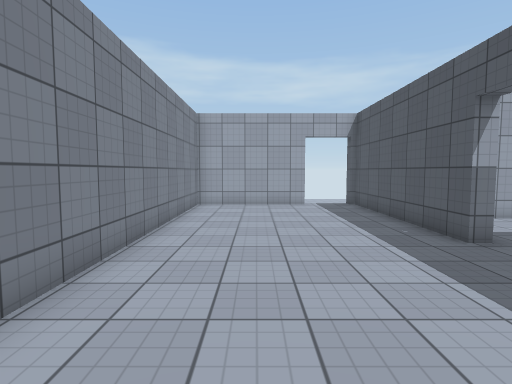
view 1 (above)

15 first-person views from a walk through a Unity game level. The camera is 1.5 m above the floor, tilts 4° down and sees 80° across. The floor is counted in squares, 1 m on a side. Each view is taken from the middle of a square. On the plan, view 1 faces up. The plan holds only what a view shows up to about 15 squares ahead; the rest is blank. The place goes on beyond the plan. The player is left out. Some animated figures are not drawn. Surface patterns are stand-ins for the level's own textures.

view 2
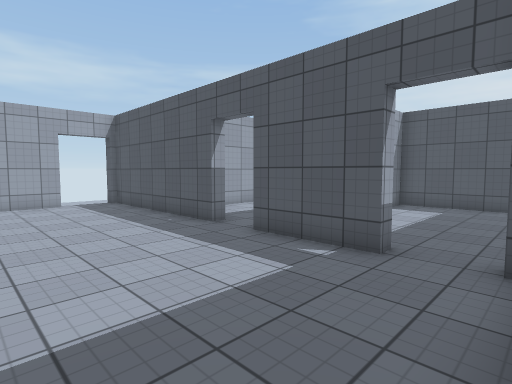

view 3
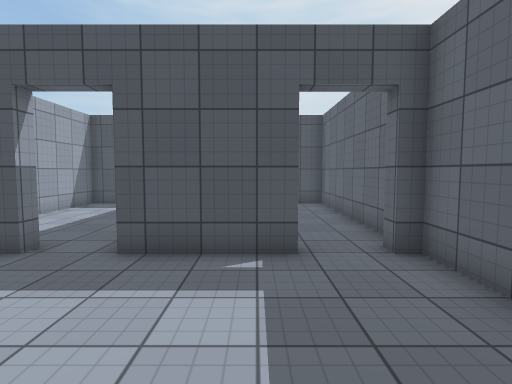

view 4
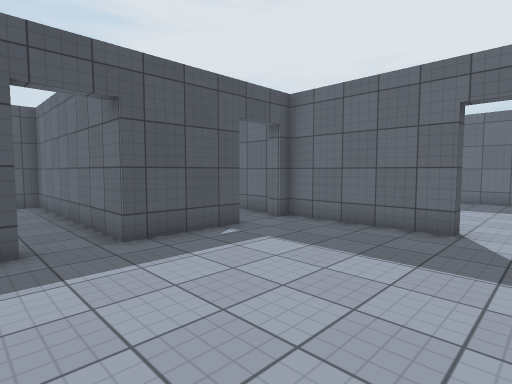

view 5
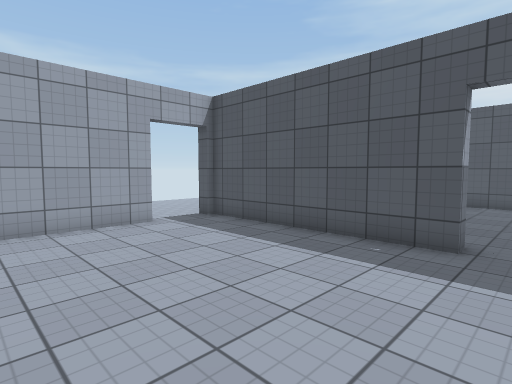

view 6
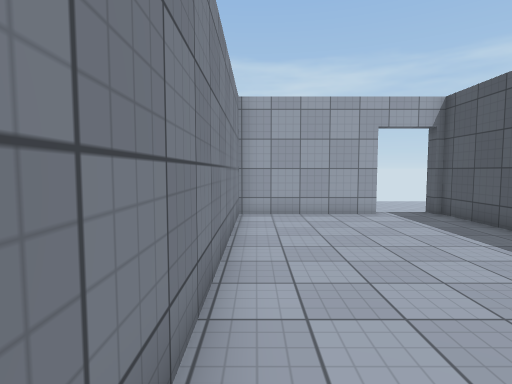

view 7
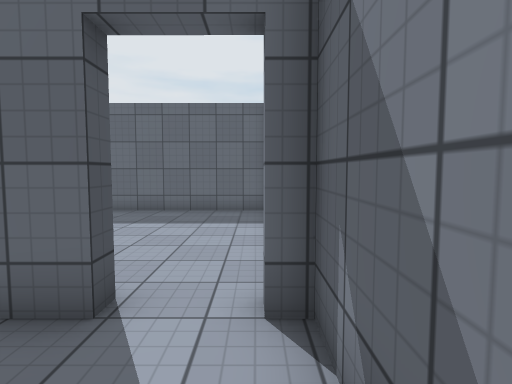

view 8
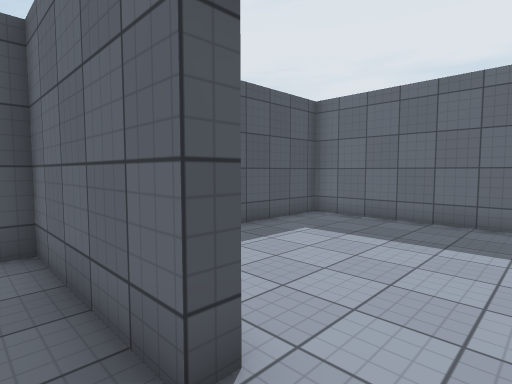

view 9
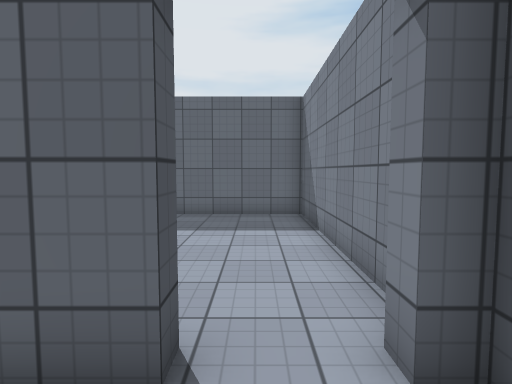

view 10
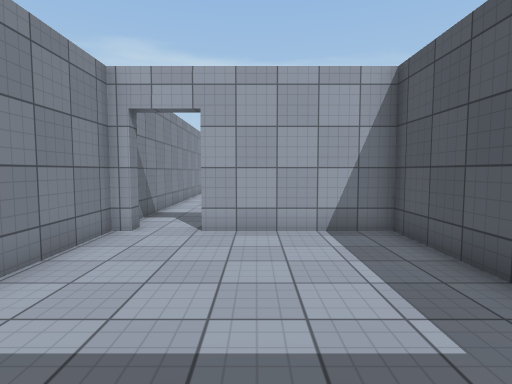

view 11
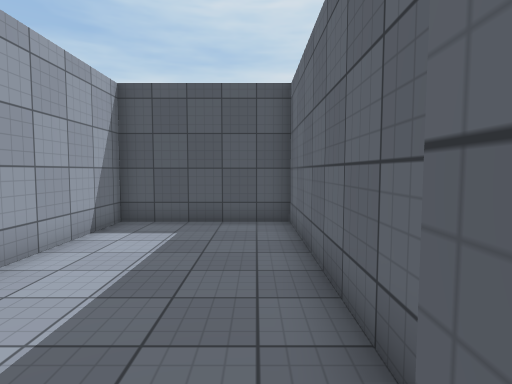

view 12
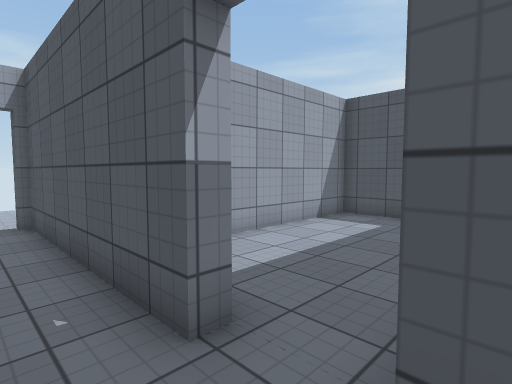

view 13
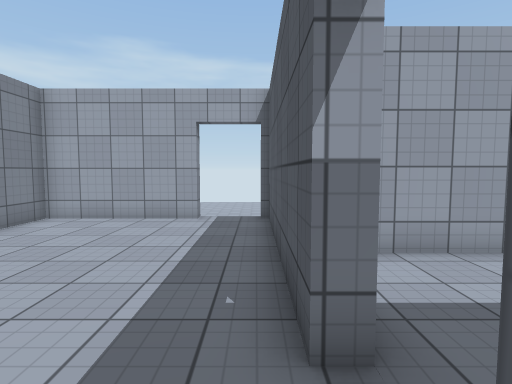

view 14
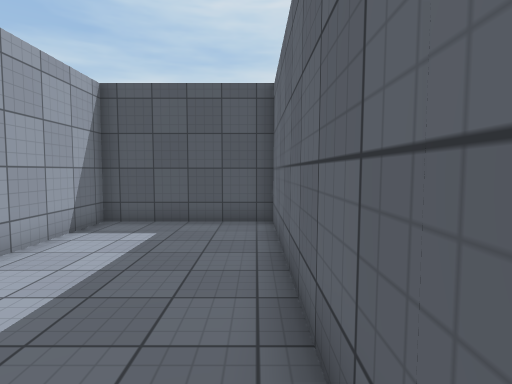

view 15
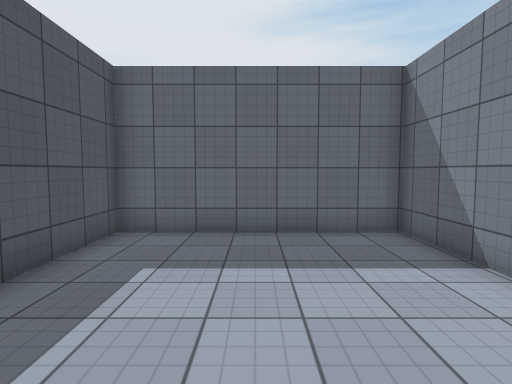

### Floor plan
Points are (right, up) in squares from view 1. A wall is a line through its corners. A room is listed if a view was taken in it or the views show most of it. See-through windows are left out.
Room 1 (views 1, 2, 3, 4, 5, 6, 7, 8, 9, 11, 12, 13, 14)
walls: (5, 6.2) (4.4, 6.2) (4.4, 13.5); (5, 1.2) (4.4, 1.2) (4.4, 4.5) (5.4, 4.5); (4.4, -0.5) (5, -0.5); (-0.3, -1.5) (-0.3, -1) (4.4, -1); (2.2, 14) (2.2, 13.5) (-2.6, 13.5) (-2.6, -1) (-2.1, -1) (-2.1, -1.5)
ways out: opening at (-1.5, -1) to room 2; opening at (5, 5.5) to room 3; opening at (5, 0.5) to room 4; gap at (2, 14)
Room 2 (views 10, 15)
walls: (-2.1, -1.5) (-2.6, -1.5) (-2.6, -9.5) (4.4, -9.5) (4.4, -1.5) (-0.3, -1.5)
ways out: opening at (-1.5, -1) to room 1
Room 3 (no view inside)
walls: (5.4, 4.5) (12.9, 4.5) (12.9, 9.5) (6.1, 9.5)
ways out: opening at (5, 5.5) to room 1
Room 4 (no view inside)
walls: (5.4, -1) (12.9, -1) (12.9, 4) (8.6, 4)
ways out: opening at (5, 0.5) to room 1

Where each view was taken, in squares from view 1:
view 1: 0 up, 0 right, facing up
view 2: 1 down, 1 left, facing up-right
view 3: 2 up, 1 left, facing right
view 4: 7 up, 2 left, facing down-right
view 5: 5 up, 2 left, facing up-right
view 6: 3 up, 2 left, facing up
view 7: 2 up, 2 left, facing down
view 8: 0 up, 2 left, facing down-right
view 9: 1 up, 1 left, facing down
view 10: 9 down, 1 right, facing up
view 11: 0 up, 4 right, facing right
view 12: 4 up, 3 right, facing up-right
view 13: 4 up, 4 right, facing up
view 14: 5 up, 4 right, facing right
view 15: 2 down, 1 right, facing down
